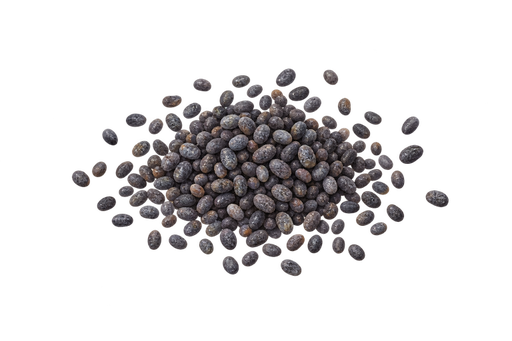
#> input picture mobile/assets/images/fruits/fruit_01.png, 512 x 341 px
$ python -i reprocess-fruit-clean-bg.py   (imports and definitions only)
#> lines starting #> are read from the running program, lines starting #| are printed output that depends on the picture
#> further down, picture is the input picture: PIL image 512x341 RGBA; mean R, G, B, A 19.1, 17.2, 17.9, 48.7
#!/usr/bin/env python3
"""Re-download fruit photos and place on soft peach plate WITHOUT white studio background."""

from __future__ import annotations

import importlib.util
import time
from io import BytesIO
from pathlib import Path

from PIL import Image, ImageDraw, ImageFilter, ImageOps

ROOT = Path(__file__).resolve().parents[1]
OUT_DIR = ROOT / "mobile" / "assets" / "images" / "fruits"
SIZE = 512
PLATE = (255, 236, 228, 255)

# Prefer clean single-subject photos (white/simple bg) so size reads clearly.
CLEAN_SOURCES: list[tuple[str, list[str], str, float]] = [
    ("fruit_01.png", ["File:Poppy seeds.jpg"], "Маковое зерно", 0.86),
    ("fruit_02.png", ["File:Sa white sesame seeds.jpg"], "Кунжутное семечко", 0.86),
    ("fruit_03.png", ["File:Rice_grains_(IRRI).jpg"], "Рисовое зёрнышко", 0.86),
    ("fruit_04.png", ["File:Green_peas.jpg"], "Горошина", 0.84),
    ("fruit_05.png", ["File:Blueberries.jpg"], "Черника", 0.88),
    ("fruit_06.png", ["File:Raspberries_(Rubus_idaeus).jpg"], "Малина", 0.88),
    ("fruit_07.png", ["File:Green grape cluster on a white background.jpg"], "Виноградина", 0.86),
    ("fruit_08.png", ["File:Green olives.jpg"], "Оливка", 0.84),
    ("fruit_09.png", ["File:Kumquat.jpg"], "Кумкват", 0.86),
    ("fruit_10.png", ["File:Figs.jpg"], "Инжир", 0.88),
    ("fruit_11.png", ["File:Lime-Whole-Split.jpg"], "Лайм", 0.88),
    ("fruit_12.png", ["File:Plums.jpg"], "Слива", 0.88),
    ("fruit_13.png", ["File:Nectarines.jpg"], "Нектарин", 0.90),
    ("fruit_14.png", ["File:Red_Apple.jpg"], "Яблоко", 0.90),
    ("fruit_15.png", ["File:Avocado.jpg"], "Авокадо", 0.90),
    ("fruit_16.png", ["File:Pears.jpg"], "Груша", 0.90),
    ("fruit_17.png", ["File:Red bell pepper.jpg"], "Сладкий перец", 0.90),
    ("fruit_18.png", ["File:Mangos_-_single_and_halved.jpg"], "Манго", 0.90),
    ("fruit_19.png", ["File:Banana_on_white_background.jpg"], "Банан", 0.88),
    ("fruit_20.png", ["File:Grapefruit cut.jpg"], "Грейпфрут", 0.90),
    ("fruit_21.png", ["File:Papaya_cross_section_BNC.jpg"], "Папайя", 0.90),
    ("fruit_22.png", ["File:Solanum melongena fruit.jpg"], "Баклажан", 0.88),
    ("fruit_23.png", ["File:Corncobs.jpg"], "Кукурузный початок", 0.88),
    ("fruit_24.png", ["File:Cauliflower.JPG"], "Цветная капуста", 0.90),
    ("fruit_25.png", ["File:Coconut.jpg"], "Кокос", 0.90),
    ("fruit_26.png", ["File:White cabbage.jpg"], "Кочан капусты", 0.90),
    ("fruit_27.png", ["File:Cantaloupe_and_canary_melon.jpg"], "Небольшая дыня", 0.72),
    ("fruit_28.png", ["File:Cantaloupe_and_canary_melon.jpg"], "Дыня", 0.86),
    ("fruit_29.png", ["File:Cantaloupe_and_canary_melon.jpg"], "Крупная дыня", 0.96),
    ("fruit_30.png", ["File:Watermelon.jpg"], "Небольшой арбуз", 0.70),
    ("fruit_31.png", ["File:Watermelon.jpg"], "Средний арбуз", 0.80),
    ("fruit_32.png", ["File:Zucchini.jpg"], "Кабачок", 0.86),
    ("fruit_33.png", ["File:Zucchini.jpg"], "Крупный кабачок", 0.96),
    ("fruit_34.png", ["File:Pumpkin.jpg"], "Тыква", 0.88),
    ("fruit_35.png", ["File:Pumpkin.jpg"], "Крупная тыква", 0.96),
    ("fruit_36.png", ["File:Watermelon.jpg"], "Арбуз", 0.88),
    ("fruit_37.png", ["File:Watermelon.jpg"], "Крупный арбуз", 0.94),
    ("fruit_38.png", ["File:Watermelon.jpg"], "Очень крупный арбуз", 0.98),
]


# [7 lines left out: function load_downloader, not called in this run]


def remove_studio_background(img: Image.Image) -> Image.Image:
    """Make near-white / light-gray studio backgrounds transparent."""
    rgba = img.convert("RGBA")
    pixels = rgba.load()
    w, h = rgba.size
#> w = 512; h = 341

    for y in range(h):
        for x in range(w):
            r, g, b, a = pixels[x, y]
            mx = max(r, g, b)
            mn = min(r, g, b)
            # White / light gray / pale beige studio backdrops
            if mx >= 228 and (mx - mn) <= 28:
                pixels[x, y] = (r, g, b, 0)
            elif mx >= 210 and (mx - mn) <= 18 and (r + g + b) / 3 >= 200:
                pixels[x, y] = (r, g, b, 0)

    # Soften cut edges a bit
    alpha = rgba.getchannel("A").filter(ImageFilter.GaussianBlur(radius=0.8))
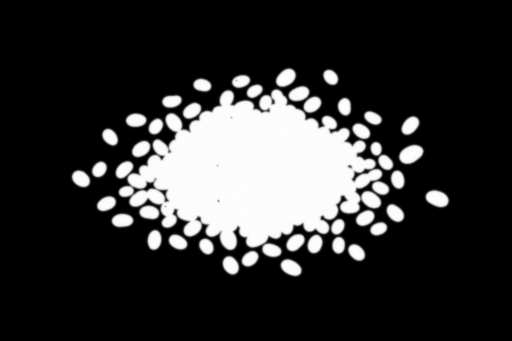
#> alpha: PIL image 512x341 L; min 0, max 253, mean 48.7
    rgba.putalpha(alpha)
    return rgba


# [95 lines left out: functions autofit_subject, fit_on_peach, main, not called in this run]


# [2 lines not run here, left out]

>>> from PIL import Image
>>> picture = Image.open('../mobile/assets/images/fruits/fruit_01.png')
>>> result = remove_studio_background(picture)

$ run again, on mobile/assets/images/babies/baby_stage_13_16.png
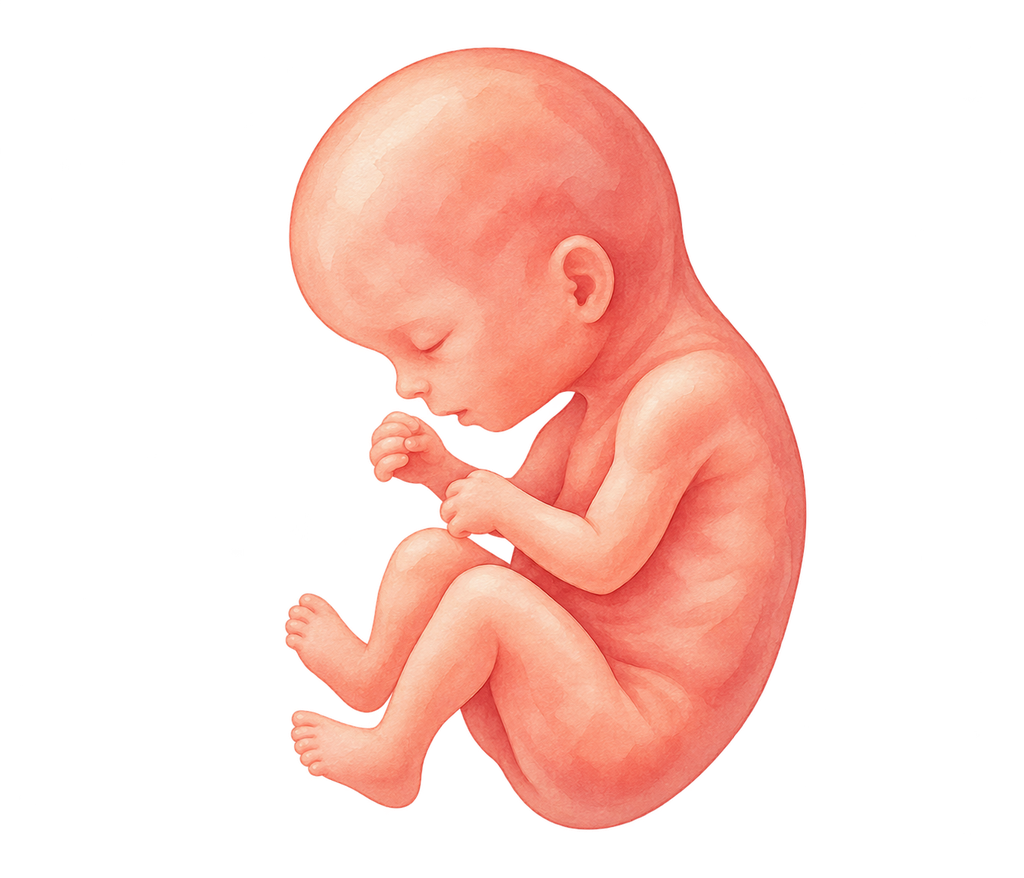
#> input picture mobile/assets/images/babies/baby_stage_13_16.png, 1024 x 878 px
#> picture is the input picture: PIL image 1024x878 RGBA; mean R, G, B, A 78.7, 48.2, 40.8, 79
#> in remove_studio_background, `alpha = rgba.getchannel("A").filter(ImageFilter.GaussianBlur(radius=0...`:
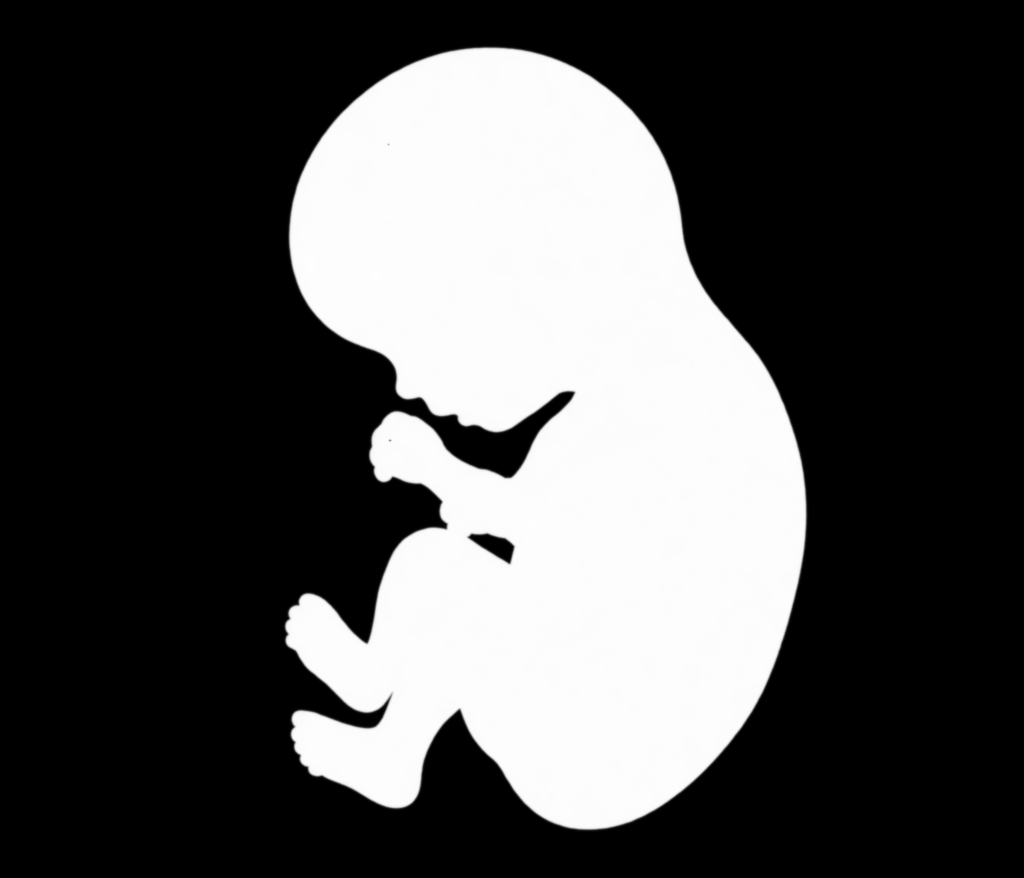
#> alpha: PIL image 1024x878 L; min 0, max 254, mean 78.9
